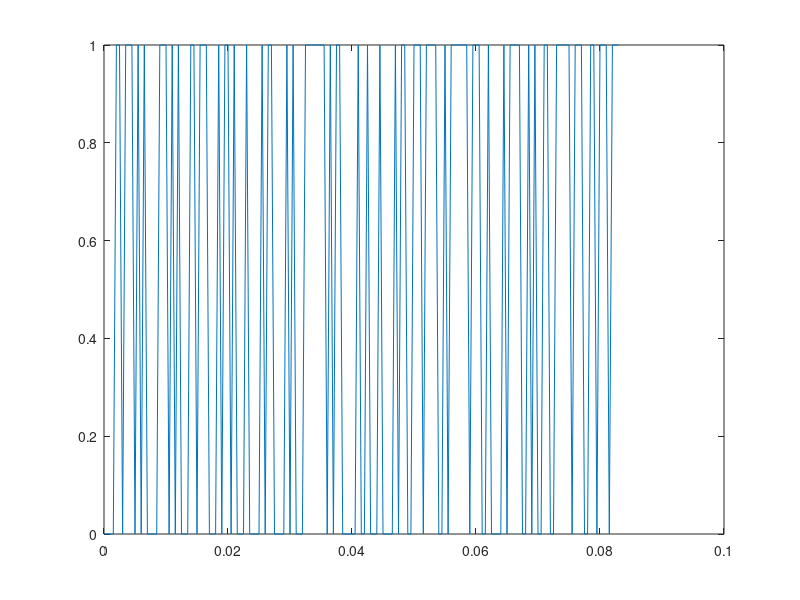

MATLAB code for this plot:
s = randi([0 1],1,167);  % crearea unui vector binar aleator cu 167 elemente
%am ales 167 pentru ca atatea elemente are t
Fs=12; % frecventa de esantionare 12kHz
%perioada t=1/f => t=1/12 ms
t=0:0.0005:1/12;% t de la 0 la 1/12 cu pas de 0.5ms
plot(t,s)%reprezentarea semnalului